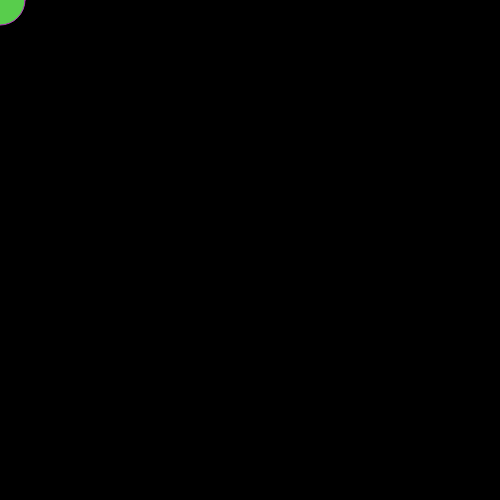
Frame 1 (no input)
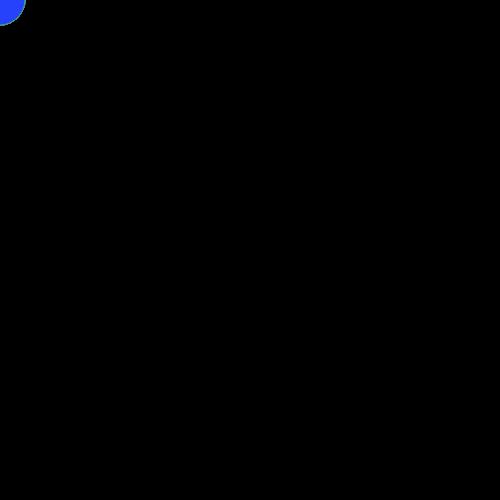
Frame 60 (no input)
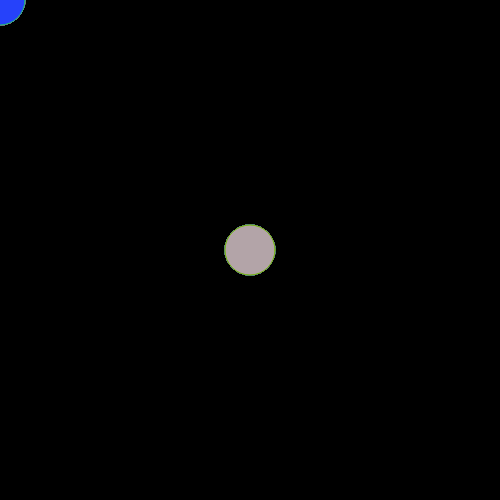
Frame 120 (the mouse pressed at the canvas centre since frame 60)

The p5.js sketch that drew these frames (run headless with seeded random() and noise() and a simulated clock; from frame 60 on, the mouse is pressed at the canvas centre):

// p5.js sketch
// ── sketch.js
//DAT405 / GAD405
//00_Template
//The purpose of this sketch is to provide a basic template
//for P5.js projects

//Initialization function
function setup() {
  //Print a message to the console - to view using Chrome:
  //View > Developer > Developer Tools > Console
  createCanvas(500,500);
  background (0);
}

//Rendering function
function draw() {
stroke(random(255),random(255),random(255));
fill(random(255),random(255),random(255));
ellipse(mouseX,mouseY,50,50);
}
